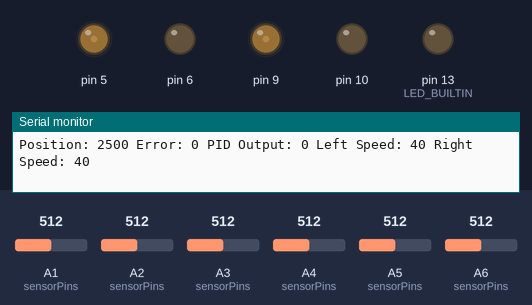
Recording of a sketch running on a simulated Arduino Nano, built with avr-gcc and run on an emulated ATmega328P. Parts: output pins drawn as LEDs (lit = HIGH), the last lines printed to the serial monitor. The test bench sets the inputs (shaded band); at power-on: A1 (sensorPins) = 512, A2 (sensorPins) = 512, A5 (sensorPins) = 512, A3 (sensorPins) = 512, A4 (sensorPins) = 512, A6 (sensorPins) = 512.

Above: at 11.2 s.
11.3 s: A1 (sensorPins) set to 504
At 11.9 s:
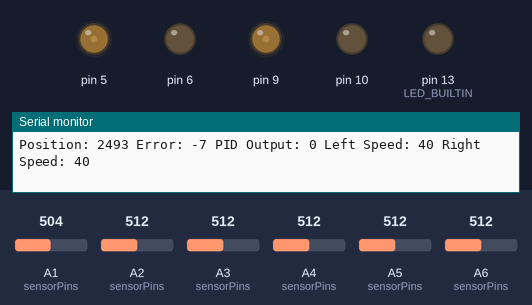
14.3 s: A2 (sensorPins) set to 390
At 15.2 s:
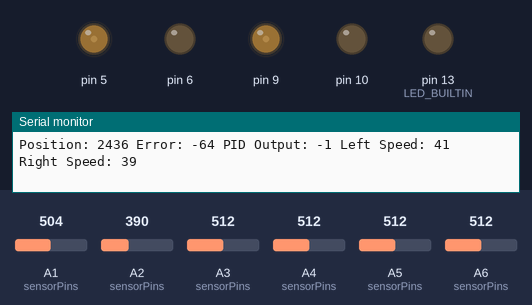
15.9 s: A5 (sensorPins) set to 390
At 17.2 s:
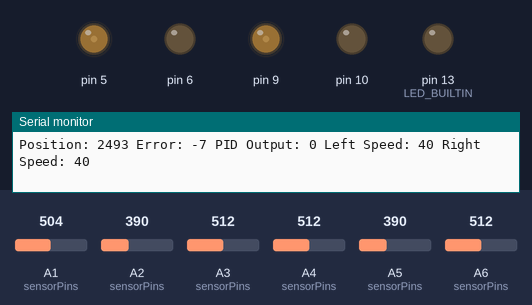
17.5 s: A3 (sensorPins) set to 501
At 18.3 s:
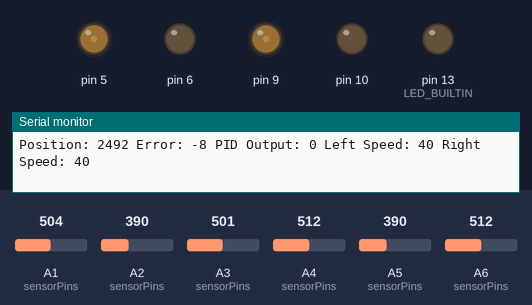
19.1 s: A3 (sensorPins) set to 486
At 20.2 s:
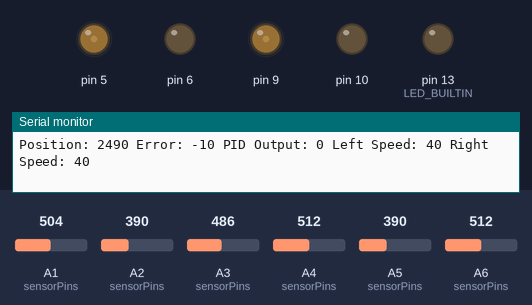
22.1 s: A4 (sensorPins) set to 390
At 23.5 s:
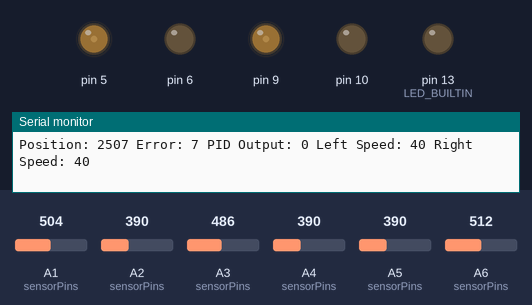
Timing chart, 0 to 25.1 s (numbered marks = the images above; inputs shaded):
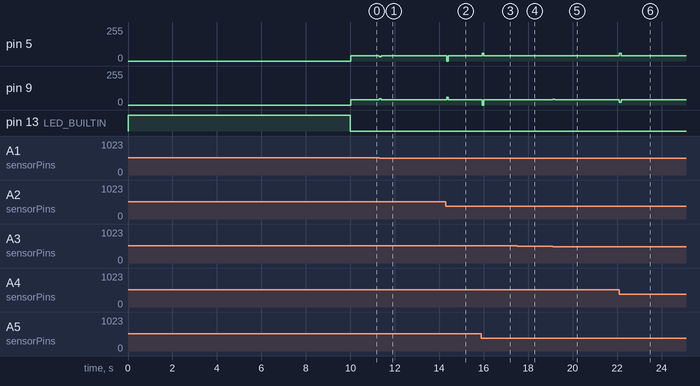

Measured:
- after the input at 11.3 s, pin 5: 40/255 → 32/255 at once, → 40/255 0.07 s later; pin 9: 40/255 → 48/255 at once, → 40/255 0.07 s later
- after the input at 14.3 s, pin 5: 40/255 → 0/255 at once, → 39/255 0.08 s later; pin 9: 40/255 → 60/255 at once, → 41/255 0.08 s later
- after the input at 15.9 s, pin 5: 39/255 → 60/255 at once, → 40/255 0.07 s later; pin 9: 41/255 → 0/255 at once, → 40/255 0.07 s later
- after the input at 17.5 s, pin 5: 40/255 → 39/255 after 0.06 s, → 40/255 0.07 s later; pin 9: 40/255 → 41/255 after 0.06 s, → 40/255 0.07 s later
- after the input at 19.1 s, pin 5: 40/255 → 38/255 at once, → 40/255 0.08 s later; pin 9: 40/255 → 42/255 at once, → 40/255 0.08 s later
- after the input at 22.1 s, pin 5: 40/255 → 60/255 at once, → 40/255 0.07 s later; pin 9: 40/255 → 20/255 at once, → 40/255 0.07 s later

The sketch:

main.ino
```cpp
#include <QTRSensors.h>
#include <Arduino.h>
#include <LineFollower.hh>

const uint8_t sensorPins[] = {A1, A2, A3, A4, A5, A6};
const uint8_t emitterPin = 12;

Motor rightMotor(5, 6), leftMotor(9, 10);
LineFollower lineFollower(rightMotor, leftMotor);

void setup() {

  lineFollower.init(sensorPins, emitterPin);
  lineFollower.calibrationRoutine();

}

void loop() {

  lineFollower.followLine();

}
```

LineFollower.hh
```cpp
#ifndef LINEFOLLOWER_HH
#define LINEFOLLOWER_HH

#include <Motor.hh>
#include <QTRSensors.h>

#define SENSOR_NUM 6

/**
 * @class LineFollower
 * @brief Implementa funcionalidades de um robô seguidor de linhas que utiliza sensores QTR, da Pololu, e um algoritmo de controle PID.
 *
 * Essa classe implementa rotinas de inicialização, calibração e o próprio algoritmo de controle.
 *
 */
class LineFollower {
public:

    /**
     * @brief Construtor para um objeto seguidor de linhas, recebe ambos motores, que devem ser instanciados separadamente.
     *
     * @param rightMotor
     * @param leftMotor
     */
    LineFollower(Motor &rightMotor, Motor &leftMotor) : _rightMotor {rightMotor}, _leftMotor {leftMotor}
    {

    };

    /**
     * @brief Inicializa o seguidor de linha dentro do escopo da função setup(), no arquivo main.ino.
     *
     * Essa função inicializa a transmissão serial de dados, bem como define o tipo do sensor e os pinos a serem utilizados.
     *
     * @param sensorPins Array de pinos conectados ao sensor QTR.
     * @param emmiterPin Pino responsável pelo controle do emissor do sensor.
     */
    void init(const uint8_t sensorPins[], const int emmiterPin);

    /**
     * @brief Implementa uma rotina de calibração, seguindo o padrão fornecido pela documentação pela biblioteca QTRSensors.
     *
     */
    void calibrationRoutine();

    /**
     * @brief Implementa um algoritmo de controle PID para os 6 sensores utilizados. Setpoint com uma leitura de 2500 para manter a linha no meio do sensor.
     *
     * O algoritmo usa a leitura do sensor frontal e compensa na velocidade dos motores para centralizar a linha da melhor forma possível.
     * Para melhor funcionalidade, é recomendável alterar as constantes que são definidas abaixo de acordo com o tipo de robô.
     */
    void pidControl();

    /**
     * @brief Chama a rotina do controle PID, criada para inserção de possíveis novas rotinas mais sofisticadas para cenários diversos (como leitura lateral).
     *
     */
    void followLine();

    /**
     * @brief Imprime a posição da linha lida pelos sensores para finalidade de debug.
     *
     */
    void debug();

private:

    // Array que armazena as leituras de cada sensor.
    uint16_t _sensorArray[SENSOR_NUM];

    // Referência aos motores que controlam o robô (pass-by-reference para evitar nova instância dos motores).
    Motor &_rightMotor, &_leftMotor;

    // Objeto do sensor QTR, utilizado para fazer a leitura da linha.
    QTRSensors _qtrSensor;

    // Constantes utilizadas pelo algoritmo PID, devem ser ajustadas de acordo com o robô/ambiente.
    float _kP{0.03f}, _kI{0.0f}, _kD{1.2f};

    // Erro adquirido pelo controle PID, inicializado em 0.
    int _lastError{0};

    // Velocidade base dos motores.
    int _baseSpeed{40};

    // Velocidade máxima dos motores.
    int _maxSpeed{60};

    // Valores dos componentes Proporcional, Integral e Derivativo. Precisam ser armazenados para a retroalimentação do algoritmo.
    int _P, _I, _D;

};

#endif //LINEFOLLOWER_HH
```

Motor.hh
```cpp
#ifndef MOTOR_HH
#define MOTOR_HH

#include <Arduino.h>

/**
 * @class Motor
 * @brief Classe responsável pela implementação de um motor e seu comportamento, utilizando dois pinos PWM conectados a uma ponte H qualquer.
 *
 */
class Motor {
public:

    /**
     * @brief Construtor para um objeto motor. Recebe os pinos responsáveis pelo seu controle PWM.
     *
     * Faz com que após a instanciação dos motores, eles inicializem parados.
     *
     * @param dirPin1
     * @param dirPin2
     */
    Motor(int dirPin1, int dirPin2) :
        _dirPin1 {dirPin1}, _dirPin2 {dirPin2}, _speed {0}

    {
        stop();
    }

    /**
     * @brief Inicializa os pinos conectados à ponte H como OUTPUT. Chamada dentro da função init() do objeto Line Follower, dentro de setup().
     *
     */
    void init() {
        pinMode(_dirPin1, OUTPUT);
        pinMode(_dirPin2, OUTPUT);
    }

    /**
     * @brief Define a velocidade do motor (0 - 255).
     *
     * @param speed
     */
    void setSpeed(int speed);

    /**
     * @brief Retorna a velocidade do motor
     *
     * @return int
     */
    int getSpeed();

    /**
     * @brief Define a direção do motor.
     *
     * true faz com que o motor vá para frente.
     * false faz com que o motor vá para trás.
     *
     * @param forward
     */
    void setDirection(bool forward);

    /**
     * @brief Para o motor.
     *
     */
    void stop();

private:

    // Pino de direção 1.
    int _dirPin1;

    // Pino de direção 2.
    int _dirPin2;

    // Atributo de velocidade.
    int _speed;

    // Direção atual do motor (true = frente, false = trás).
    bool _direction;

    // Função responsável por aplicar os estados definidos ao motor. Chamada em toda função relacionada à alteração de comportamento do motor.
    void applyState();
};

#endif // MOTOR_HH
```

LineFollower.cpp
```cpp
#include "LineFollower.hh"


void LineFollower::init(const uint8_t sensorPins[], const int emmiterPin) {

    Serial.begin(9600);
    _rightMotor.init();
    _leftMotor.init();
    _qtrSensor.setTypeAnalog();
    _qtrSensor.setSensorPins(sensorPins, SENSOR_NUM);
    _qtrSensor.setEmitterPin(emmiterPin);

}

void LineFollower::calibrationRoutine() {

    pinMode(LED_BUILTIN, OUTPUT);

    digitalWrite(LED_BUILTIN, HIGH);

    // 0,1 ms por sensor * 4 amostras por leitura de sensor * 6 sensores
    // * 10 leituras por chamada de calibrate() = ~24 ms por chamada de calibrate().
    // Executada 400 vezes, leva cerca de 10 segundos.
    for (uint16_t i = 0; i < 400; i++) {
        _qtrSensor.calibrate();
    }

    //Printa valores mínimos adquiridos durante a calibragem
    for (uint8_t i = 0; i < SENSOR_NUM; i++) {
        Serial.print(_qtrSensor.calibrationOn.minimum[i]);
        Serial.print(' ');
    }
    Serial.println();

    // Printa valores máximos adquiridos durante a calibragem
    for (uint8_t i = 0; i < SENSOR_NUM; i++) {
        Serial.print(_qtrSensor.calibrationOn.maximum[i]);
        Serial.print(' ');
    }

    digitalWrite(LED_BUILTIN, LOW);

}

void LineFollower::pidControl() {

    uint16_t position = _qtrSensor.readLineWhite(_sensorArray);

    int error = position - 2500;

    _P = error;
    _I += error;
    _D = error - _lastError;
    _lastError = error;

    int pidOutput = static_cast<int>(_kP * _P + _kD * _D + _kI * _I);

    int motorSpeed1 = _baseSpeed - pidOutput;
    int motorSpeed2 = _baseSpeed + pidOutput;

    motorSpeed1 = constrain(motorSpeed1, 0, _maxSpeed);
    motorSpeed2 = constrain(motorSpeed2, 0, _maxSpeed);

    _leftMotor.setSpeed(motorSpeed1);
    _rightMotor.setSpeed(motorSpeed2);

    Serial.print("Position: "); Serial.print(position);
    Serial.print(" Error: "); Serial.print(error);
    Serial.print(" PID Output: "); Serial.print(pidOutput);
    Serial.print(" Left Speed: "); Serial.print(_leftMotor.getSpeed());
    Serial.print(" Right Speed: "); Serial.println(_rightMotor.getSpeed());

}

void LineFollower::debug() {

    uint16_t position = _qtrSensor.readLineWhite(_sensorArray);

    for (uint8_t i = 0; i < SENSOR_NUM; i++) {
        Serial.print(_sensorArray[i]);
        Serial.print('\t');
    }

    Serial.println(position);

    delay(1000);

}

void LineFollower::followLine() {

    pidControl();

}
```

Motor.cpp
```cpp
#include <Motor.hh>

void Motor::setSpeed(int speed) {

    _speed = constrain(speed, -255, 255);

    if (speed < 0) {
        setDirection(false);
    } else {
        setDirection(true);
    }

    applyState();

}

int Motor::getSpeed() {

    return _speed;

}

void Motor::setDirection(bool forward) {

    _direction = forward;
    applyState();

}

void Motor::stop() {

    setSpeed(0);
    applyState();

}

void Motor::applyState() {

    if (_speed == 0) {
        digitalWrite(_dirPin1, LOW);
        digitalWrite(_dirPin2, LOW);
    } else if (_direction) {
        analogWrite(_dirPin1, _speed);
        digitalWrite(_dirPin2, LOW);
    } else {
        digitalWrite(_dirPin1, LOW);
        analogWrite(_dirPin2, -_speed);
    }

}
```
